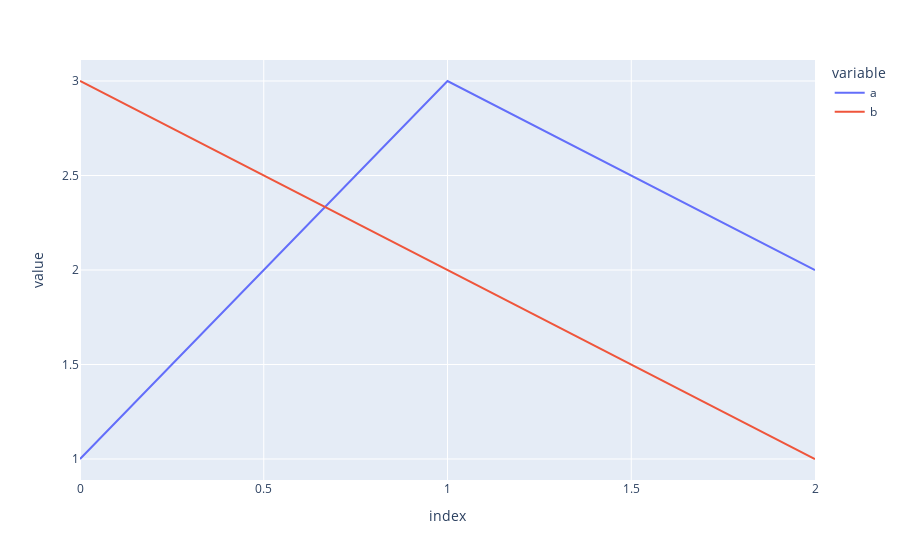

Source (notebook cell):
### Code cell
import pandas as pd
pd.options.plotting.backend = "plotly"

df = pd.DataFrame(dict(a=[1,3,2], b=[3,2,1]))
fig = df.plot()
fig.show()

### Figure 1 — Plotly figure (JSON) as saved in the notebook; plotly's stock layout.template omitted (floating-point values rounded to 4 significant figures)
{"data": [{"hovertemplate": "variable=a<br>index=%{x}<br>value=%{y}<extra></extra>", "legendgroup": "a", "line": {"color": "#636efa", "dash": "solid"}, "marker": {"symbol": "circle"}, "mode": "lines", "name": "a", "orientation": "v", "showlegend": true, "type": "scatter", "x": [0, 1, 2], "xaxis": "x", "y": [1, 3, 2], "yaxis": "y"}, {"hovertemplate": "variable=b<br>index=%{x}<br>value=%{y}<extra></extra>", "legendgroup": "b", "line": {"color": "#EF553B", "dash": "solid"}, "marker": {"symbol": "circle"}, "mode": "lines", "name": "b", "orientation": "v", "showlegend": true, "type": "scatter", "x": [0, 1, 2], "xaxis": "x", "y": [3, 2, 1], "yaxis": "y"}], "layout": {"legend": {"title": {"text": "variable"}, "tracegroupgap": 0}, "margin": {"t": 60}, "xaxis": {"anchor": "y", "domain": [0, 1], "title": {"text": "index"}}, "yaxis": {"anchor": "x", "domain": [0, 1], "title": {"text": "value"}}}}
